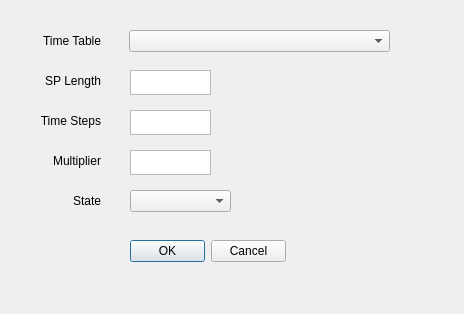
<?xml version="1.0" encoding="UTF-8"?>
<ui version="4.0">
 <class>addStressPeriodDialog</class>
 <widget class="QDialog" name="addStressPeriodDialog">
  <property name="geometry">
   <rect>
    <x>0</x>
    <y>0</y>
    <width>464</width>
    <height>314</height>
   </rect>
  </property>
  <property name="windowTitle">
   <string>Add a Stress Period in a Time Table</string>
  </property>
  <property name="layoutDirection">
   <enum>Qt::LeftToRight</enum>
  </property>
  <widget class="QLabel" name="labelLayer">
   <property name="geometry">
    <rect>
     <x>30</x>
     <y>30</y>
     <width>71</width>
     <height>22</height>
    </rect>
   </property>
   <property name="text">
    <string>Time Table</string>
   </property>
   <property name="alignment">
    <set>Qt::AlignRight|Qt::AlignTrailing|Qt::AlignVCenter</set>
   </property>
  </widget>
  <widget class="QComboBox" name="cmbModelName">
   <property name="geometry">
    <rect>
     <x>129</x>
     <y>30</y>
     <width>261</width>
     <height>22</height>
    </rect>
   </property>
  </widget>
  <widget class="QLabel" name="labelLayer_2">
   <property name="geometry">
    <rect>
     <x>20</x>
     <y>70</y>
     <width>81</width>
     <height>22</height>
    </rect>
   </property>
   <property name="text">
    <string>SP Length</string>
   </property>
   <property name="alignment">
    <set>Qt::AlignRight|Qt::AlignTrailing|Qt::AlignVCenter</set>
   </property>
  </widget>
  <widget class="QTextEdit" name="txtLength">
   <property name="geometry">
    <rect>
     <x>130</x>
     <y>70</y>
     <width>81</width>
     <height>25</height>
    </rect>
   </property>
   <property name="whatsThis">
    <string>Length of the stress period</string>
   </property>
  </widget>
  <widget class="QTextEdit" name="txtTimeSteps">
   <property name="geometry">
    <rect>
     <x>130</x>
     <y>110</y>
     <width>81</width>
     <height>25</height>
    </rect>
   </property>
   <property name="whatsThis">
    <string>Length of the stress period</string>
   </property>
  </widget>
  <widget class="QLabel" name="labelLayer_3">
   <property name="geometry">
    <rect>
     <x>20</x>
     <y>110</y>
     <width>81</width>
     <height>22</height>
    </rect>
   </property>
   <property name="text">
    <string>Time Steps</string>
   </property>
   <property name="alignment">
    <set>Qt::AlignRight|Qt::AlignTrailing|Qt::AlignVCenter</set>
   </property>
  </widget>
  <widget class="QTextEdit" name="txtMultiplier">
   <property name="geometry">
    <rect>
     <x>130</x>
     <y>150</y>
     <width>81</width>
     <height>25</height>
    </rect>
   </property>
   <property name="whatsThis">
    <string>Length of the stress period</string>
   </property>
  </widget>
  <widget class="QLabel" name="labelLayer_4">
   <property name="geometry">
    <rect>
     <x>20</x>
     <y>150</y>
     <width>81</width>
     <height>22</height>
    </rect>
   </property>
   <property name="text">
    <string>Multiplier</string>
   </property>
   <property name="alignment">
    <set>Qt::AlignRight|Qt::AlignTrailing|Qt::AlignVCenter</set>
   </property>
  </widget>
  <widget class="QLabel" name="labelLayer_5">
   <property name="geometry">
    <rect>
     <x>20</x>
     <y>190</y>
     <width>81</width>
     <height>22</height>
    </rect>
   </property>
   <property name="text">
    <string>State</string>
   </property>
   <property name="alignment">
    <set>Qt::AlignRight|Qt::AlignTrailing|Qt::AlignVCenter</set>
   </property>
  </widget>
  <widget class="QComboBox" name="cmbState">
   <property name="geometry">
    <rect>
     <x>130</x>
     <y>190</y>
     <width>101</width>
     <height>22</height>
    </rect>
   </property>
  </widget>
  <widget class="QDialogButtonBox" name="buttonBox">
   <property name="geometry">
    <rect>
     <x>130</x>
     <y>240</y>
     <width>156</width>
     <height>23</height>
    </rect>
   </property>
   <property name="standardButtons">
    <set>QDialogButtonBox::Cancel|QDialogButtonBox::Ok</set>
   </property>
  </widget>
 </widget>
 <resources/>
 <connections/>
 <designerdata>
  <property name="gridDeltaX">
   <number>10</number>
  </property>
  <property name="gridDeltaY">
   <number>10</number>
  </property>
  <property name="gridSnapX">
   <bool>true</bool>
  </property>
  <property name="gridSnapY">
   <bool>true</bool>
  </property>
  <property name="gridVisible">
   <bool>true</bool>
  </property>
 </designerdata>
</ui>
